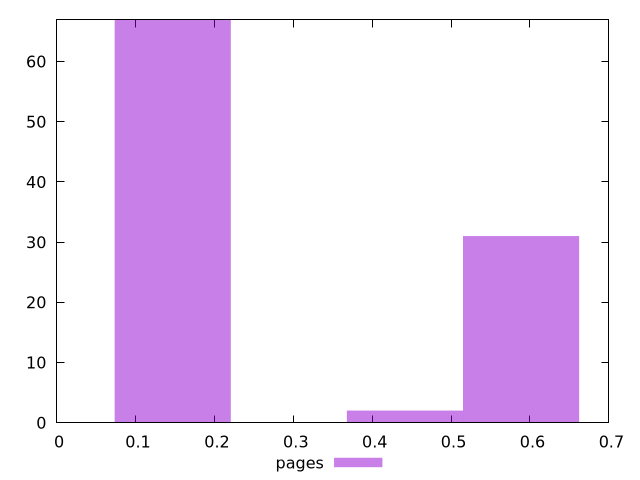

Source code (gnuplot):
$_pages <<EOF
0.4415144081433043 2
0.5886858775244057 31
0.14717146938110143 67
EOF
set key outside below
set terminal pngcairo
set output "report_00006_2020-11-02T20-21-41.718Z/cumulative-layout-shift/pages//hist.png"
set yrange [0:67]
set boxwidth 0.14717146938110143
set style fill transparent solid 0.5 noborder
plot $_pages title "pages" with boxes ,
